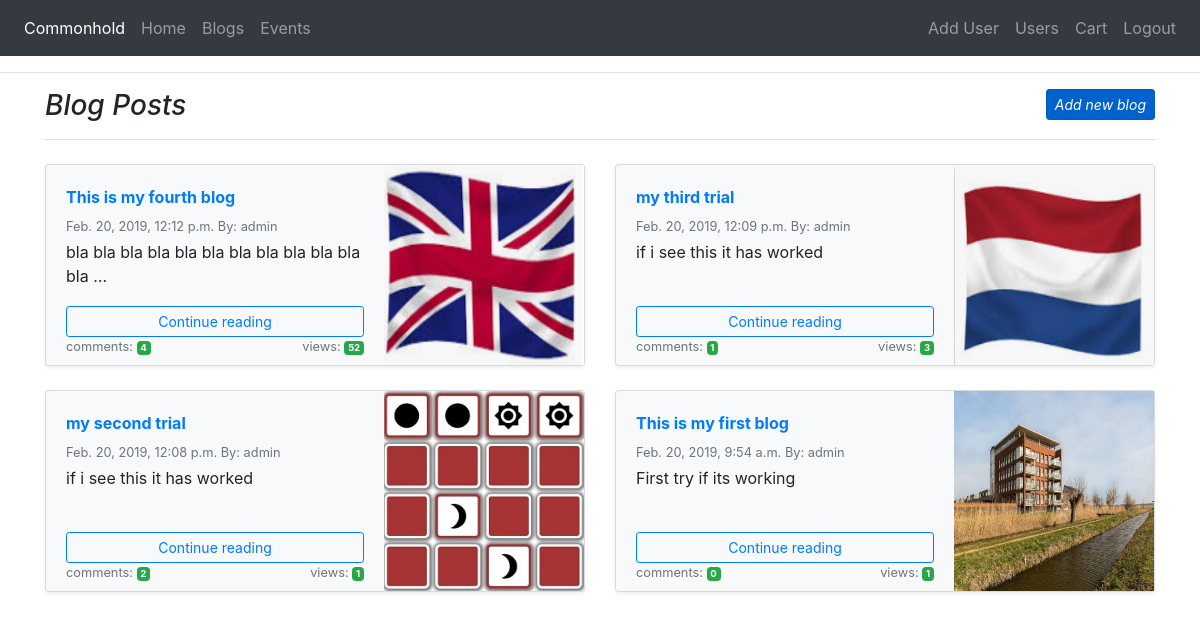
The page /blogs/blogs/ (signed in) on the database its author committed.
### blogs/models.py (models this page shows, shortened)
class Blog(models.Model):
    author = models.ForeignKey(User, on_delete=models.CASCADE, related_name="blog_author")
    title = models.CharField(max_length=200)
    content = models.TextField()
    published_date = models.DateTimeField(auto_now_add=True)
    views = models.IntegerField(default=0)
    blog_image = models.ImageField(upload_to="images", blank=True, null=True)

### blogs/views.py (the view)
@login_required
def get_blogs(request):
    blogs = Blog.objects.filter(published_date__lte=timezone.now()).order_by('-published_date')
    return render(request, "blogposts.html", {'blogs': blogs})

### cart/contexts.py (called while the page is built)
def cart_contents(request):
    cart = request.session.get('cart', {})
    cart_items = []
    total = 0
    product_count = 0
    for id, quantity in cart.items():
        event = get_object_or_404(Event, pk=id)
        total += quantity * event.price
        product_count += quantity
        cart_items.append({'id':id, 'quantity': quantity, 'event': event})
    return { 'cart_items': cart_items, 'total': total,
        'product_count': product_count }

### blogs/templates/blogposts.html
{% extends 'base.html' %}
{% block content %}
<div class="container">
   <h3 class="pb-3 mb-4 font-italic border-bottom">
      Blog Posts <a href="{% url 'new_blog' %}" class="btn btn-primary btn-sm active floatright" role="button" aria-pressed="true">Add new blog</a>
   </h3>
   <div class="row">
      {% for blog in blogs %}
      <div class="col-md-6">
         <div class="card flex-md-row mb-4 shadow-sm h-md-250 bg-light">
            <div class="card-body d-flex flex-column less-padding-bottom">
                <strong class="d-inline-block mb-2 text-primary">{{blog.title}}</strong>
                <div class="mb-1 text-muted small">{{blog.published_date}} By: {{blog.author}} </div>
                <p class="card-text mb-auto">{{blog.content|truncatewords:12}}</p>
                <a class="btn btn-outline-primary btn-sm" role="button" href="{% url 'blog_detail' blog.id %}">Continue reading</a>
                <div class="mb-1 text-muted small">
                   <span>comments: </span><span class="badge badge-success">{{ blog.comment_blog.count }}</span>
                   <span class="floatright">views: <span class="badge badge-success">{{blog.views}}</span></span>
                </div>
            </div>
            <img class="card-img-right flex-auto d-none d-lg-block" alt="Thumbnail [200x250]" src="{{ MEDIA_URL }}{{ blog.blog_image }}" style="width: 200px; height: 200px;">
         </div>
      </div>
    {% endfor %}
   </div>
</div>
{% endblock %}

### static/css/custom.css (style rules this page uses)
.less-padding-bottom { padding-bottom: 4px !important }
.floatright { float: right !important }

### rows shown on the page
Blog: title "This is my fourth blog", published_date "Feb. 20, 2019, 12:12 p.m.", author "admin", content "bla bla bla bla bla bla bla bla bla bla bla bla …", comment_blog.count "4", views "52", blog_image (picture)
Blog: title "my third trial", published_date "Feb. 20, 2019, 12:09 p.m.", author "admin", content "if i see this it has worked", comment_blog.count "1", views "3", blog_image (picture)
Blog: title "my second trial", published_date "Feb. 20, 2019, 12:08 p.m.", author "admin", content "if i see this it has worked", comment_blog.count "2", views "1", blog_image (picture)
Blog: title "This is my first blog", published_date "Feb. 20, 2019, 9:54 a.m.", author "admin", content "First try if its working", comment_blog.count "0", views "1", blog_image (picture)
